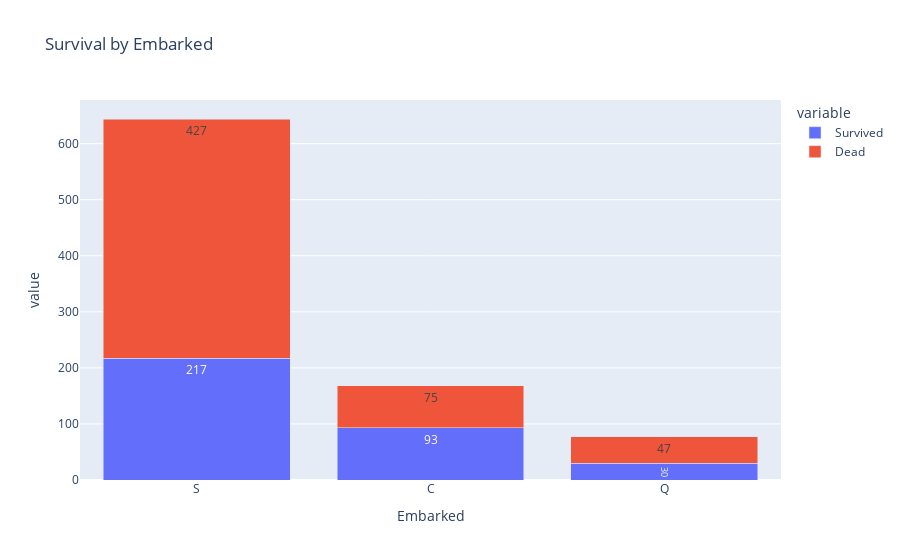

Notebook code for this chart:
### Code cell
px.bar(data_frame = df_eb_tr,
       x = df_eb_tr.index,
       y = df_eb_tr.columns,
       barmode = 'stack',
       text_auto = True, 
       title = 'Survival by Embarked')

### Figure 1 — Plotly figure (JSON) as saved in the notebook; plotly's stock layout.template omitted (floating-point values rounded to 4 significant figures)
{"data": [{"hovertemplate": "variable=Survived<br>Embarked=%{x}<br>value=%{y}<extra></extra>", "legendgroup": "Survived", "marker": {"color": "#636efa", "pattern": {"shape": ""}}, "name": "Survived", "orientation": "v", "showlegend": true, "textposition": "auto", "texttemplate": "%{y}", "type": "bar", "x": ["S", "C", "Q"], "xaxis": "x", "y": [217, 93, 30], "yaxis": "y"}, {"hovertemplate": "variable=Dead<br>Embarked=%{x}<br>value=%{y}<extra></extra>", "legendgroup": "Dead", "marker": {"color": "#EF553B", "pattern": {"shape": ""}}, "name": "Dead", "orientation": "v", "showlegend": true, "textposition": "auto", "texttemplate": "%{y}", "type": "bar", "x": ["S", "C", "Q"], "xaxis": "x", "y": [427, 75, 47], "yaxis": "y"}], "layout": {"barmode": "stack", "legend": {"title": {"text": "variable"}, "tracegroupgap": 0}, "title": {"text": "Survival by Embarked"}, "xaxis": {"anchor": "y", "domain": [0, 1], "title": {"text": "Embarked"}}, "yaxis": {"anchor": "x", "domain": [0, 1], "title": {"text": "value"}}}}
